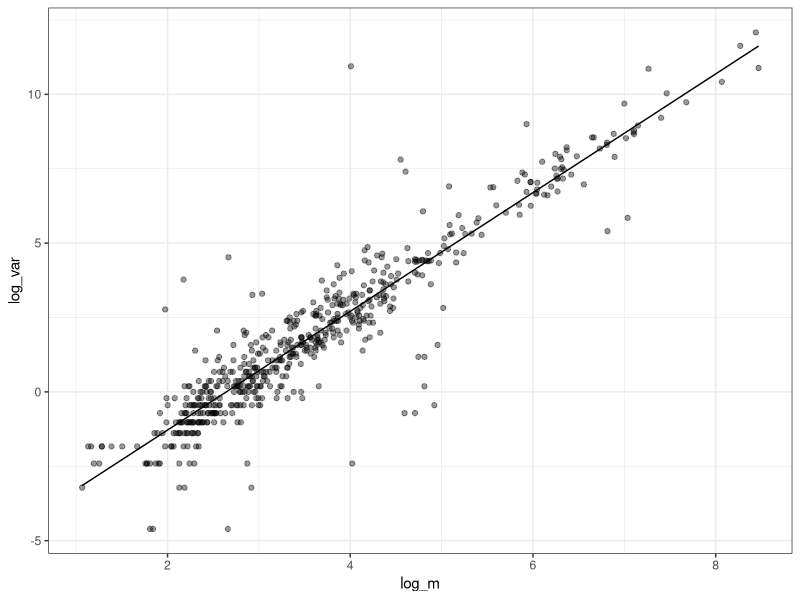
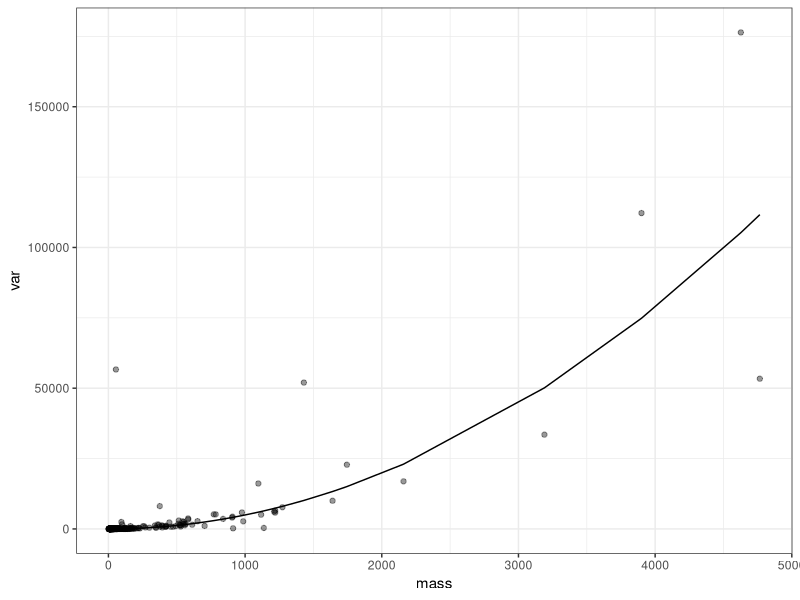

Reproduce these figures in R, in order.
## ---- chunk 1
library(dplyr)
library(ggplot2)
## ---- chunk 2

sp_raw <- read.csv(here::here("analysis", "species_data", "species_list_working.csv"), stringsAsFactors = F, strip.white = T, na.strings = "")

## ---- chunk 3

colnames(sp_raw)[1] <- "species_id"

sp_clean <- sp_raw %>%
  select(-english_common_name, -french_common_name, -spanish_common_name, -sporder, -family) 

name_change <- filter(sp_clean, not_in_dunning == 1)

sp_clean <- filter(sp_clean, is.na(not_in_dunning)) %>%
  mutate(added_flag = NA)

for(i in 1:nrow(name_change)) {
    
  if(!is.na(name_change$close_subspecies[i])) {
  matched_rows <- filter(sp_clean,
                         genus == name_change$close_genus[i],
                         species == name_change$close_species[i],
                         subspecies == name_change$close_subspecies[i])
  } else {
    matched_rows <- filter(sp_clean,
                         genus == name_change$close_genus[i],
                         species == name_change$close_species[i])
  }
  
  sp_to_add <- matched_rows %>%
    mutate(species_id = name_change$species_id[i],
           id = name_change$id[i],
           added_flag = 1)
  
  sp_clean <- bind_rows(sp_clean, sp_to_add)
  
}

## ---- chunk 4

sp_for_sd <- filter(sp_raw,
                    !is.na(sd)) %>%
  mutate(mass = as.numeric(mass),
         sd = as.numeric(sd)) %>%
  mutate(var = sd^2) %>%
  mutate(log_m = log(mass),
         log_var = log(var))


sd_fit <- lm(sp_for_sd, formula = log_var ~ log_m)

summary(sd_fit)

sp_for_sd <- mutate(sp_for_sd,
                    log_var_est = -5.273 + (log_m * 1.995)) %>%
  mutate(var_est = exp(log_var_est))


ggplot(sp_for_sd, aes(x = log_m, y = log_var)) +
  geom_point(alpha = .4) +
  theme_bw() +
  geom_line(aes(x = log_m, y = log_var_est))


ggplot(sp_for_sd, aes(x = mass, y = var)) +
  geom_point(alpha = .4) +
  theme_bw() +
  geom_line(aes(x = mass, y = var_est))


